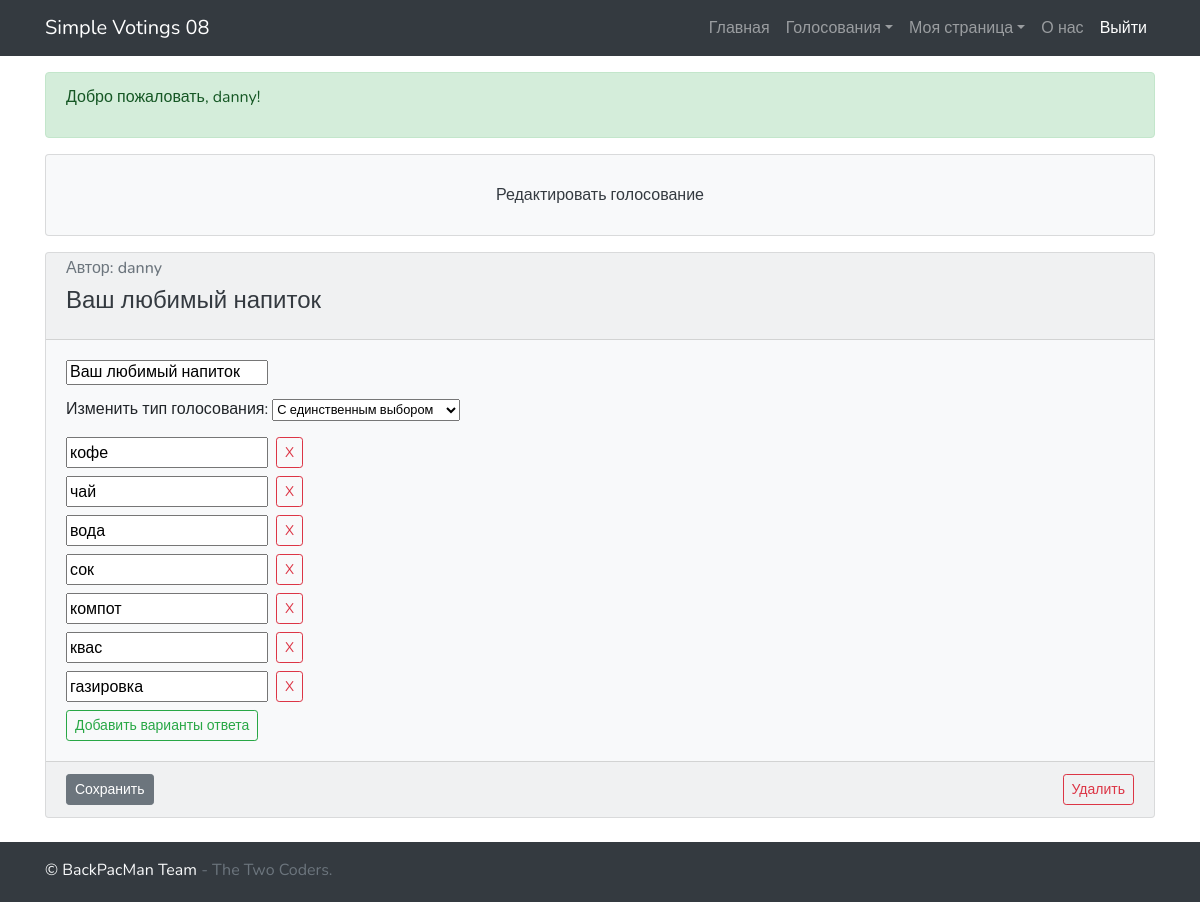
Screenshot of /edit/20/ (signed in) with the database file from the repository.
### main_app/models.py (models this page shows, shortened)
class Voting(models.Model):
    question = models.CharField(max_length=50)
    type = models.CharField(max_length=20, default='radio')  # radio, checkbox, text_input
    author = models.ForeignKey(get_user_model(), on_delete=models.CASCADE)
    def options(self):
        return Options.objects.filter(voting_id=self.id)
    def voting_view(self):
        return "/voting/" + str(self.id)

class Options(models.Model):
    voting = models.ForeignKey(to=Voting, on_delete=models.CASCADE)
    option = models.CharField(max_length=50)

### main_app/views.py (the view, shortened to what this page needs)
# urls.py: path('edit/<str:id>/', edit),
@login_required()
def edit(request, id):
    v = models.Voting.objects.get(id=id)
    context = {
        'voting': v,
        'pagetitle': 'Редактировать голосование',
        'menu': get_menu_context(request),
        'user': request.user,
        'main_message': 'Редактировать голосование',
        'auth_msg': greeting(request),
        'result': '',
        'id': id,
        'voting_types': voting_types(v.type)
    }
    if request.user.id == context['voting'].author_id:
        options = models.Options.objects.filter(voting_id=id)
    return render(request, 'edit.html', context)

### main_app/views.py (called while the page is built)
def get_menu_context(request):
    menu_login = []
    if request.user.is_authenticated:
        menu_login.append({'url': '/logout/', 'name': 'Выйти'})
    else:
        menu_login += [{'url': '/signup/', 'name': 'Регистрация'},
                       {'url': '/login/', 'name': 'Войти'}]
    menu = [
        menu_login,
        {'url': '/', 'name': 'Главная'},
        {'url': '', 'name': 'Голосования',
         'dropdown': [
             {'url': '/home/', 'name': 'Просмотреть все'},
             {'url': '/create/', 'name': 'Создать'},
         ]},
        {'url': '/', 'name': 'Моя страница',
         'dropdown': [
             {'url': '/profile/' + str(request.user.id), 'name': 'Профиль'},
             {'url': '/edit_profile/', 'name': 'Редактировать'},
         ]},
        {'url': '/about/', 'name': 'О нас'},
    ]
    return menu

def greeting(request):
    if request.user.is_authenticated:
        if request.user.first_name:
            auth_msg = 'Добро пожаловать, {} {}!'.format(request.user.first_name, request.user.last_name)
        else:
            auth_msg = 'Добро пожаловать, {}!'.format(request.user)
    else:
        auth_msg = 'Вы вошли как гость. Чтобы продолжить, нужно авторизоваться'
    return auth_msg

def voting_types(type):
    types = [
        {'type': 'radio', 'value': 'С единственным выбором'},
        {'type': 'checkbox', 'value': 'С множественным выбором'},
        {'type': 'text_input', 'value': 'Свободный ответ'},
    ]
    if type == 'radio':
        return types
    elif type == 'checkbox':
        types = [types[1], types[2], types[0]]
    else:
        types = [types[2], types[0], types[1]]
    return types

### main_app/templates/edit.html (shortened to what this page needs)
{% extends 'basic.html' %}
{% block main %}
{% block custom_js %}
{% load static %}
{% endblock %}
<div class="mb-4">
    {% include 'forms/edit.html' with action='#' %}
</div>
{% endblock %}

### main_app/templates/forms/edit.html (shortened to what this page needs)
{% extends 'forms/voting_basic.html' %}
{% block before %}
<h6 class="card-title"><input type="text" name="title" value="{{voting.question}}"></h6>
{% endblock %}
{% block main %}
<div class="my-2">
    <label>Изменить тип голосования:</label>
    <select id="myList" name="voting_type" class="small">
        {% for type in voting_types %}
        <option value="{{type.type}}">{{type.value}}</option>
        {% endfor %}
    </select>
</div>
<div class="container" id="options_container">
    {% for option in voting.options %}
    <div class="row mt-2">
        <input type="text" name="option_{{ option.id }}" value="{{option.option}}" id="{{option.id}}">
        <input type="button" class="btn btn-outline-danger btn-sm ml-2"
               name="del_{{option.id}}" value="X" id="del_{{option.id}}" onclick="delete_option({{option.id}})">
    </div>
    {% empty %}
    {{ onempty_message|default:"Пустое голосование" }}
    {% endfor %}
</div>
<div class=" mt-2">
    <button type="button" id='adder' class="btn btn-outline-success btn-sm" onclick="add_option()">Добавить варианты
        ответа
    </button>
</div>
{% endblock %}
{% block after%}
<div class="card-footer">
    <input type="submit" class="btn btn-secondary btn-sm" name="save" value="Сохранить">
    {% if user.id == voting.author_id %}
    <input type="submit" class="btn btn-outline-danger btn-sm float-right" name="delete" value="Удалить">
    {% endif %}
</div>
{% endblock %}

### main_app/templates/forms/basic.html (shortened to what this page needs)
<form method="{% block method %}{{ method|default:'POST' }}{% endblock %}"
      action="{% block action %}{{ action|default:'/' }}{% endblock %}" id="voting_form">
    <div class="card bg-light">
        <div class="card-header" >
            <h6 class="card-subtitle mb-2 text-muted">Автор:
                {% if voting.author.first_name %} {{ voting.author.first_name }}
                {% else %} {{ voting.author }} {% endif %} </h6>
            <h4 class="card-title"><a href="{{voting.voting_view}}" class="text-dark"> {{ voting.question }}</a></h4>
        </div>
        <div {% if expand %} class="collapse" {% endif %} id="voting_{{voting.id}}">
            <div class="card-body">
                {% block before %}{% endblock %}
                {% block main %}{% endblock %}
            </div>
            {% block after %}{% endblock %}
        </div>
    </div>
</form>

### main_app/static/css/custom.css (style rules this page uses)
html { height: 100%; }
body { font-family: 'Nunito', sans-serif; min-height:100%; position:relative; padding-bottom: 60px; background-image: url("./images/img.png"); }

### rows the page displays
Voting: author "danny", question "Ваш любимый напиток", title "Ваш любимый напиток"
Options: option "кофе"
Options: option "чай"
Options: option "вода"
Options: option "сок"
Options: option "компот"
Options: option "квас"
Options: option "газировка"

### other values shown
{{ item.name }} "Главная" "О нас"
{{ item.name }} "Голосования" "Моя страница"
{{ item.name }} "Выйти"
{{ auth_msg }} "Добро пожаловать, danny!"
{{ main_message }} "Редактировать голосование"
form field voting_type "С единственным выбором"
